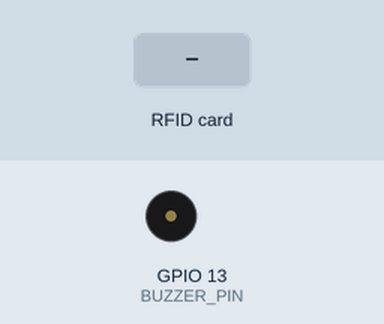
Simulated run of this sketch. Board: ESP32. Shown: buzzer (waves = sounding, pin HIGH). The inputs (shaded band) are chosen by the test bench. What the sketch prints to the serial monitor is not drawn.

Above: at 1.2 s.
1.3 s: RFID card 5E 7A 19 C4 held to the reader
Timing chart, 0 to 4.3 s (numbered marks = the images above; inputs shaded):
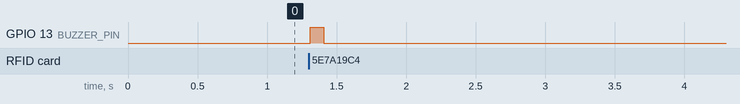

The sketch:

access-block-sample.ino
```cpp
#include <SPI.h>
#include <MFRC522.h>

// ==================== PIN DEFINITIONS ====================
#define SS_PIN     5     // SDA / SS
#define RST_PIN    27
#define BUZZER_PIN 13

// ==================== RFID OBJECT ====================
MFRC522 mfrc522(SS_PIN, RST_PIN);

void setup() {
  Serial.begin(115200);

  // Initialize buzzer
  pinMode(BUZZER_PIN, OUTPUT);
  digitalWrite(BUZZER_PIN, LOW);

  // Initialize SPI with ESP32 pins
  SPI.begin(18, 19, 23, SS_PIN);

  // Initialize RFID reader
  mfrc522.PCD_Init();
  Serial.println("RFID RC522 Ready");
  Serial.println("Tap an RFID card...");
}

void loop() {
  // Look for new card
  if (!mfrc522.PICC_IsNewCardPresent()) {
    return;
  }

  // Read card UID
  if (!mfrc522.PICC_ReadCardSerial()) {
    return;
  }

  // Beep buzzer (tick)
  digitalWrite(BUZZER_PIN, HIGH);
  delay(100);
  digitalWrite(BUZZER_PIN, LOW);

  // Print UID
  Serial.print("Card UID: ");
  for (byte i = 0; i < mfrc522.uid.size; i++) {
    Serial.print(mfrc522.uid.uidByte[i] < 0x10 ? " 0" : " ");
    Serial.print(mfrc522.uid.uidByte[i], HEX);
  }
  Serial.println();

  // Halt card
  mfrc522.PICC_HaltA();
  mfrc522.PCD_StopCrypto1();
}
```

Measured:
- after the input at 1.3 s, GPIO 13 (BUZZER_PIN): LOW → HIGH at once, → LOW 0.10 s later
